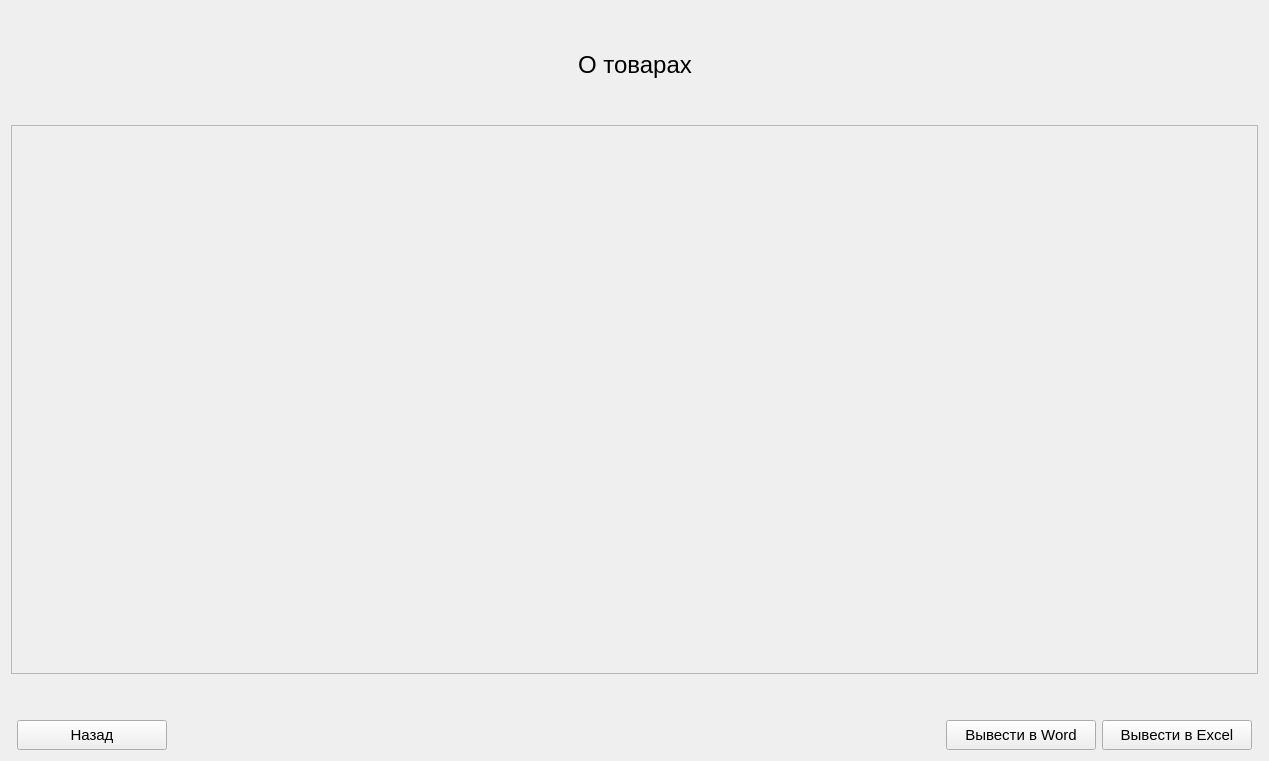
<?xml version="1.0" encoding="UTF-8"?>
<ui version="4.0">
 <class>AboutForm</class>
 <widget class="QWidget" name="AboutForm">
  <property name="geometry">
   <rect>
    <x>0</x>
    <y>0</y>
    <width>1269</width>
    <height>761</height>
   </rect>
  </property>
  <property name="windowTitle">
   <string>Form</string>
  </property>
  <layout class="QGridLayout" name="gridLayout">
   <item row="1" column="2">
    <widget class="QLabel" name="label">
     <property name="font">
      <font>
       <family>Leelawadee UI</family>
       <pointsize>18</pointsize>
      </font>
     </property>
     <property name="contextMenuPolicy">
      <enum>Qt::ContextMenuPolicy::DefaultContextMenu</enum>
     </property>
     <property name="text">
      <string>О товарах</string>
     </property>
    </widget>
   </item>
   <item row="6" column="1" colspan="3">
    <layout class="QHBoxLayout" name="horizontalLayout_2">
     <item>
      <widget class="QPushButton" name="pushButton_back">
       <property name="minimumSize">
        <size>
         <width>150</width>
         <height>30</height>
        </size>
       </property>
       <property name="maximumSize">
        <size>
         <width>170</width>
         <height>30</height>
        </size>
       </property>
       <property name="font">
        <font>
         <family>Leelawadee UI</family>
         <pointsize>11</pointsize>
        </font>
       </property>
       <property name="text">
        <string>Назад</string>
       </property>
      </widget>
     </item>
     <item>
      <spacer name="horizontalSpacer_6">
       <property name="orientation">
        <enum>Qt::Orientation::Horizontal</enum>
       </property>
       <property name="sizeHint" stdset="0">
        <size>
         <width>40</width>
         <height>20</height>
        </size>
       </property>
      </spacer>
     </item>
     <item>
      <widget class="QPushButton" name="pushButton_Word">
       <property name="minimumSize">
        <size>
         <width>150</width>
         <height>30</height>
        </size>
       </property>
       <property name="maximumSize">
        <size>
         <width>170</width>
         <height>30</height>
        </size>
       </property>
       <property name="font">
        <font>
         <family>Leelawadee UI</family>
         <pointsize>11</pointsize>
        </font>
       </property>
       <property name="text">
        <string>Вывести в Word</string>
       </property>
      </widget>
     </item>
     <item>
      <widget class="QPushButton" name="pushButton_Excel">
       <property name="minimumSize">
        <size>
         <width>150</width>
         <height>30</height>
        </size>
       </property>
       <property name="maximumSize">
        <size>
         <width>170</width>
         <height>30</height>
        </size>
       </property>
       <property name="font">
        <font>
         <family>Leelawadee UI</family>
         <pointsize>11</pointsize>
        </font>
       </property>
       <property name="text">
        <string>Вывести в Excel</string>
       </property>
      </widget>
     </item>
    </layout>
   </item>
   <item row="2" column="2">
    <spacer name="verticalSpacer_3">
     <property name="orientation">
      <enum>Qt::Orientation::Vertical</enum>
     </property>
     <property name="sizeType">
      <enum>QSizePolicy::Policy::Preferred</enum>
     </property>
     <property name="sizeHint" stdset="0">
      <size>
       <width>20</width>
       <height>40</height>
      </size>
     </property>
    </spacer>
   </item>
   <item row="1" column="3">
    <spacer name="horizontalSpacer_2">
     <property name="orientation">
      <enum>Qt::Orientation::Horizontal</enum>
     </property>
     <property name="sizeType">
      <enum>QSizePolicy::Policy::Preferred</enum>
     </property>
     <property name="sizeHint" stdset="0">
      <size>
       <width>907</width>
       <height>20</height>
      </size>
     </property>
    </spacer>
   </item>
   <item row="0" column="2">
    <spacer name="verticalSpacer">
     <property name="orientation">
      <enum>Qt::Orientation::Vertical</enum>
     </property>
     <property name="sizeType">
      <enum>QSizePolicy::Policy::Preferred</enum>
     </property>
     <property name="sizeHint" stdset="0">
      <size>
       <width>20</width>
       <height>40</height>
      </size>
     </property>
    </spacer>
   </item>
   <item row="1" column="1">
    <spacer name="horizontalSpacer">
     <property name="orientation">
      <enum>Qt::Orientation::Horizontal</enum>
     </property>
     <property name="sizeType">
      <enum>QSizePolicy::Policy::Preferred</enum>
     </property>
     <property name="sizeHint" stdset="0">
      <size>
       <width>908</width>
       <height>20</height>
      </size>
     </property>
    </spacer>
   </item>
   <item row="4" column="2">
    <spacer name="verticalSpacer_2">
     <property name="orientation">
      <enum>Qt::Orientation::Vertical</enum>
     </property>
     <property name="sizeType">
      <enum>QSizePolicy::Policy::Preferred</enum>
     </property>
     <property name="sizeHint" stdset="0">
      <size>
       <width>20</width>
       <height>40</height>
      </size>
     </property>
    </spacer>
   </item>
   <item row="6" column="4">
    <spacer name="horizontalSpacer_5">
     <property name="orientation">
      <enum>Qt::Orientation::Horizontal</enum>
     </property>
     <property name="sizeType">
      <enum>QSizePolicy::Policy::Expanding</enum>
     </property>
     <property name="sizeHint" stdset="0">
      <size>
       <width>40</width>
       <height>20</height>
      </size>
     </property>
    </spacer>
   </item>
   <item row="3" column="0" colspan="5">
    <widget class="QScrollArea" name="scrollArea">
     <property name="widgetResizable">
      <bool>true</bool>
     </property>
     <widget class="QWidget" name="scrollAreaWidgetContents">
      <property name="geometry">
       <rect>
        <x>0</x>
        <y>0</y>
        <width>1249</width>
        <height>527</height>
       </rect>
      </property>
      <layout class="QGridLayout" name="gridLayout_3"/>
     </widget>
    </widget>
   </item>
   <item row="6" column="0">
    <spacer name="horizontalSpacer_4">
     <property name="orientation">
      <enum>Qt::Orientation::Horizontal</enum>
     </property>
     <property name="sizeType">
      <enum>QSizePolicy::Policy::Expanding</enum>
     </property>
     <property name="sizeHint" stdset="0">
      <size>
       <width>40</width>
       <height>20</height>
      </size>
     </property>
    </spacer>
   </item>
  </layout>
 </widget>
 <resources/>
 <connections/>
</ui>
